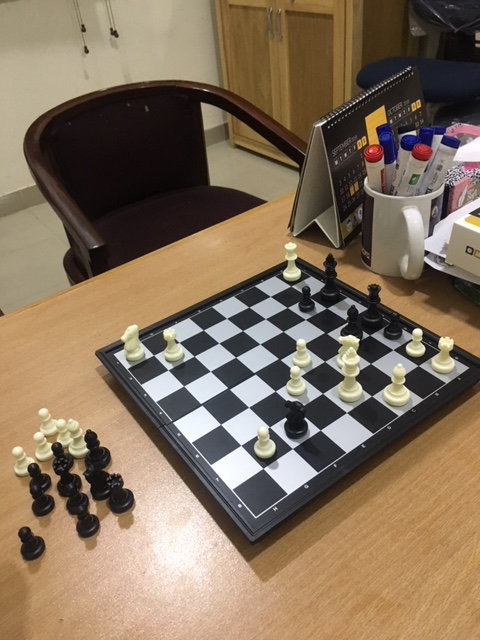
#> input picture Assignments/02 - Assignment/checkmate.png, 480 x 640 px
$ python detect_corners.py checkmate.png wooden_pool.png 1.0 1.0 1.0 5
#> lines starting #> are read from the running program, lines starting #| are printed output that depends on the picture
# Usage:
#   python detect_corners image_name method sigma rho threshold_percentile border
# Example:
#   python detect_corners book.png rohr 3 6 95 7
#   python detect_corners book.png harris 3 6 95 3
#
# Non-maxima supression is performed in patches of size (2*border+1) by (2*border+1)

import numpy as np
import cv2 as cv
from scipy.ndimage import filters
import sys
import os

## Non-maxima suppression
def nms(A,brd):
    #Perform non-maxima suppression in (2*brd+1) x (2*brd+1) windows.
    #After nms, only local maxima remain.
    #brd can be 1,2,3,4,...
    Alm = np.zeros(A.shape)
    for i in range(brd,A.shape[0]-brd):
        for j in range(brd,A.shape[1]-brd):
            if A[i, j] < A[i - 1, j] or A[i, j] < A[i + 1, j]:
                Alm[i, j] = 0
            elif A[i, j] < A[i - 1, j - 1] or A[i, j] < A[i + 1, j + 1]:
                Alm[i , j] = 0
            elif A[i, j] < A[i, j - 1] or A[i, j] < A[i, j + 1]:
                Alm[i, j] = 0
            elif A[i, j] < A[i - 1, j + 1] or A[i, j] < A[i + 1, j - 1]:
                Alm[i, j] = 0
            else:
                Alm[i, j] = A[i, j]
    return Alm

#gather input aruments
filename, ext = os.path.splitext(sys.argv[1])
method = sys.argv[2]
sigma = float(sys.argv[3])
rho = float(sys.argv[4])
th = float(sys.argv[5])
brd = int(sys.argv[6])
if brd<1:
    brd=1

#read image, convert to grayscale and normalize between 0 and 1 floating point
img = cv.imread(filename+ext)
#> img is the input picture: shape (640, 480, 3); mean B, G, R 92.5, 113.5, 132.5
res = img.copy()
img = cv.cvtColor(img, cv.COLOR_BGR2GRAY)
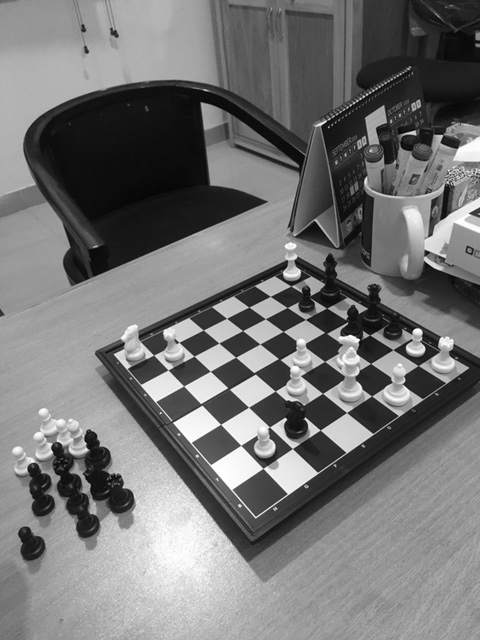
#> img: shape (640, 480); min 4, max 255, mean 116.8
img = cv.normalize(img.astype('float'), None, 0.0, 1.0, cv.NORM_MINMAX)

#derivative of gaussian
dx = filters.gaussian_filter(img,(sigma,sigma),(1,0))
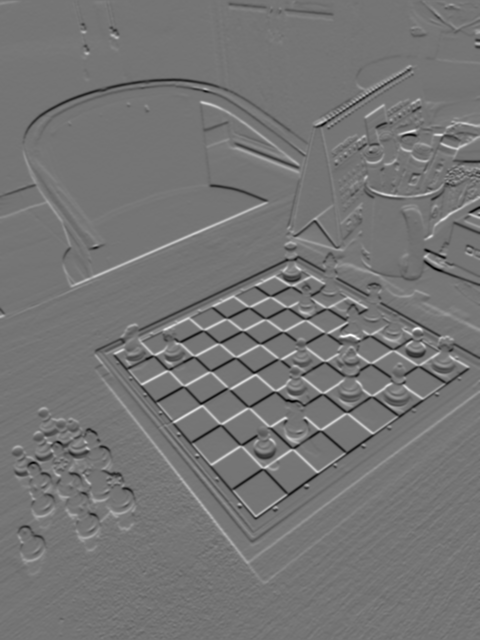
#> dx: shape (640, 480) float64; min -0.271, max 0.318, mean 0.000279; drawn with min black and max white
dy = filters.gaussian_filter(img,(sigma,sigma),(0,1))
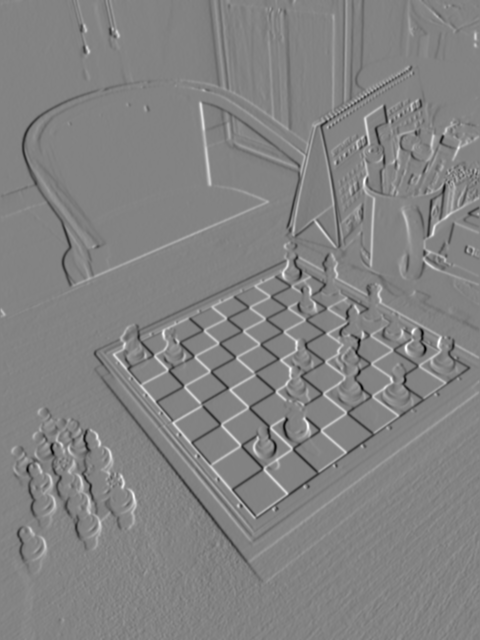
#> dy: shape (640, 480) float64; min -0.292, max 0.275, mean -0.000292; drawn with min black and max white

#gradient smoothing
dx_sq = filters.gaussian_filter(dx*dx,(rho,rho),(0,0))
dy_sq = filters.gaussian_filter(dy*dy,(rho,rho),(0,0))
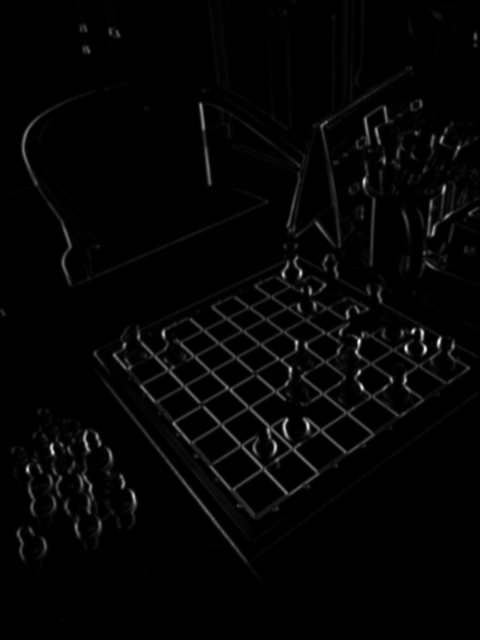
#> dy_sq: shape (640, 480) float64; min 1.51e-10, max 0.0487, mean 0.000954; drawn with min black and max white
dxdy = filters.gaussian_filter(dx*dy,(rho,rho),(0,0))
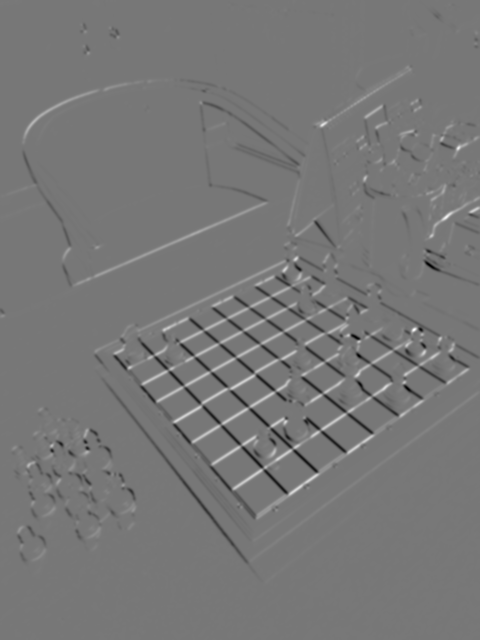
#> dxdy: shape (640, 480) float64; min -0.0261, max 0.0294, mean -3.42e-05; drawn with min black and max white

#compute cornerness
det = (dx_sq * dy_sq) - (dxdy**2) #determinant of structure tensor at every pixel
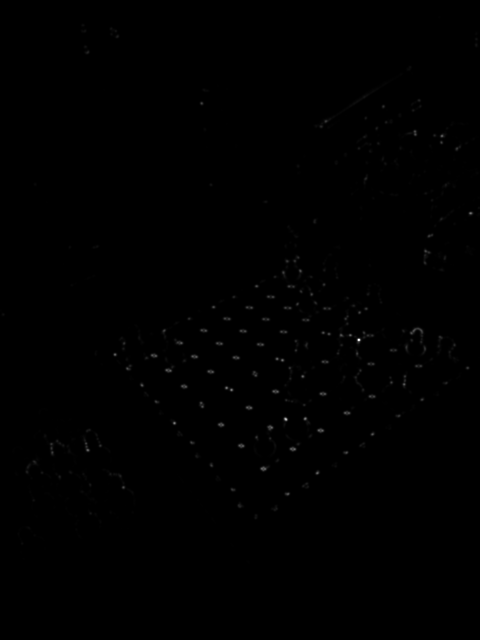
#> det: shape (640, 480) float64; min 2.1e-20, max 0.000571, mean 1.11e-06; drawn with min black and max white
tr = dx_sq + dy_sq  #trace of structure tensor at every pixel
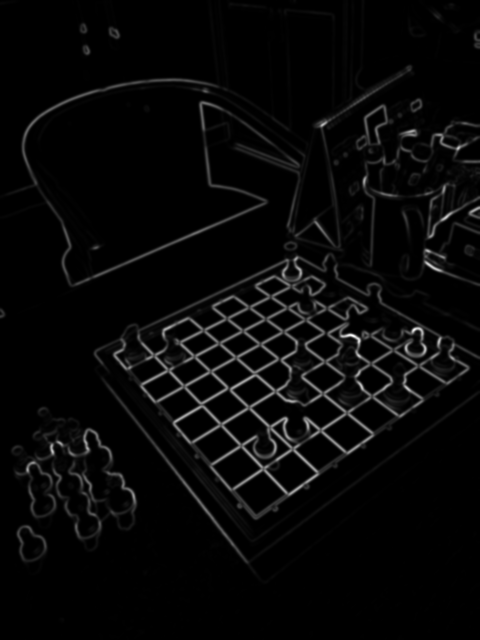
#> tr: shape (640, 480) float64; min 2.99e-10, max 0.0685, mean 0.00222; drawn with min black and max white
C = np.zeros(img.shape,np.float32)

#detect corners
if method=='harris':
    C[tr>0] = det[tr>0]/tr[tr>0]**2
    Clm = nms(C,brd)
    th = np.percentile(tr,th)
    tmp = np.logical_and(tr>th,Clm!=0)  #Harris
elif method=='rohr':
    C = np.copy(det)
    Clm = nms(C,brd)
    th = np.percentile(det,th)
    tmp = Clm>th  #Rohr

#draw green circles with radius 5 on corner locations
#> (the run stopped early here; a loop or call above may not have finished)
